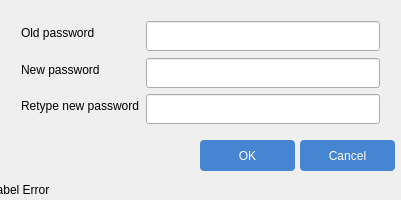
<?xml version="1.0" encoding="UTF-8"?>
<ui version="4.0">
 <class>ChangePasswordClass</class>
 <widget class="QWidget" name="ChangePasswordClass">
  <property name="geometry">
   <rect>
    <x>0</x>
    <y>0</y>
    <width>401</width>
    <height>200</height>
   </rect>
  </property>
  <property name="windowTitle">
   <string>ChangePassword</string>
  </property>
  <widget class="QWidget" name="formLayoutWidget">
   <property name="geometry">
    <rect>
     <x>10</x>
     <y>10</y>
     <width>381</width>
     <height>121</height>
    </rect>
   </property>
   <layout class="QFormLayout" name="formLayout">
    <property name="horizontalSpacing">
     <number>7</number>
    </property>
    <property name="verticalSpacing">
     <number>11</number>
    </property>
    <item row="0" column="0">
     <widget class="QLabel" name="oldPasswordLabel">
      <property name="text">
       <string>Old password</string>
      </property>
     </widget>
    </item>
    <item row="0" column="1">
     <widget class="QLineEdit" name="oldPasswordEdit">
      <property name="minimumSize">
       <size>
        <width>0</width>
        <height>30</height>
       </size>
      </property>
     </widget>
    </item>
    <item row="1" column="0">
     <widget class="QLabel" name="newPasswordLabel">
      <property name="text">
       <string>New password</string>
      </property>
     </widget>
    </item>
    <item row="1" column="1">
     <widget class="QLineEdit" name="newPasswordEdit">
      <property name="minimumSize">
       <size>
        <width>0</width>
        <height>30</height>
       </size>
      </property>
     </widget>
    </item>
    <item row="2" column="0">
     <widget class="QLabel" name="retypeLabel">
      <property name="text">
       <string>Retype new password</string>
      </property>
     </widget>
    </item>
    <item row="2" column="1">
     <widget class="QLineEdit" name="retypeEdit">
      <property name="minimumSize">
       <size>
        <width>0</width>
        <height>30</height>
       </size>
      </property>
     </widget>
    </item>
   </layout>
  </widget>
  <widget class="QPushButton" name="btnOK">
   <property name="geometry">
    <rect>
     <x>200</x>
     <y>140</y>
     <width>95</width>
     <height>31</height>
    </rect>
   </property>
   <property name="font">
    <font>
     <family>Arial</family>
     <pointsize>9</pointsize>
    </font>
   </property>
   <property name="styleSheet">
    <string notr="true">QPushButton {
	text-align: center;
	color: #fff;
	background-color: rgba(70, 133, 210, 1);
	border-radius: 4px;
}

QPushButton:hover {
	background-color: rgba(70, 133, 210, 0.7);
}</string>
   </property>
   <property name="text">
    <string>OK</string>
   </property>
   <property name="icon">
    <iconset>
     <normaloff>../icons/check.png</normaloff>../icons/check.png</iconset>
   </property>
   <property name="iconSize">
    <size>
     <width>16</width>
     <height>16</height>
    </size>
   </property>
  </widget>
  <widget class="QPushButton" name="btnCancel">
   <property name="geometry">
    <rect>
     <x>300</x>
     <y>140</y>
     <width>95</width>
     <height>31</height>
    </rect>
   </property>
   <property name="font">
    <font>
     <family>Arial</family>
     <pointsize>9</pointsize>
    </font>
   </property>
   <property name="styleSheet">
    <string notr="true">QPushButton {
	text-align: center;
	color: #fff;
	background-color: rgba(70, 133, 210, 1);
	border-radius: 4px;
}

QPushButton:hover {
	background-color: rgba(70, 133, 210, 0.7);
}</string>
   </property>
   <property name="text">
    <string>Cancel</string>
   </property>
   <property name="icon">
    <iconset>
     <normaloff>../icons/close.png</normaloff>../icons/close.png</iconset>
   </property>
   <property name="iconSize">
    <size>
     <width>12</width>
     <height>12</height>
    </size>
   </property>
  </widget>
  <widget class="QLabel" name="errorLabel">
   <property name="geometry">
    <rect>
     <x>-10</x>
     <y>179</y>
     <width>411</width>
     <height>21</height>
    </rect>
   </property>
   <property name="text">
    <string>Label Error</string>
   </property>
  </widget>
 </widget>
 <layoutdefault spacing="6" margin="11"/>
 <resources/>
 <connections/>
</ui>
